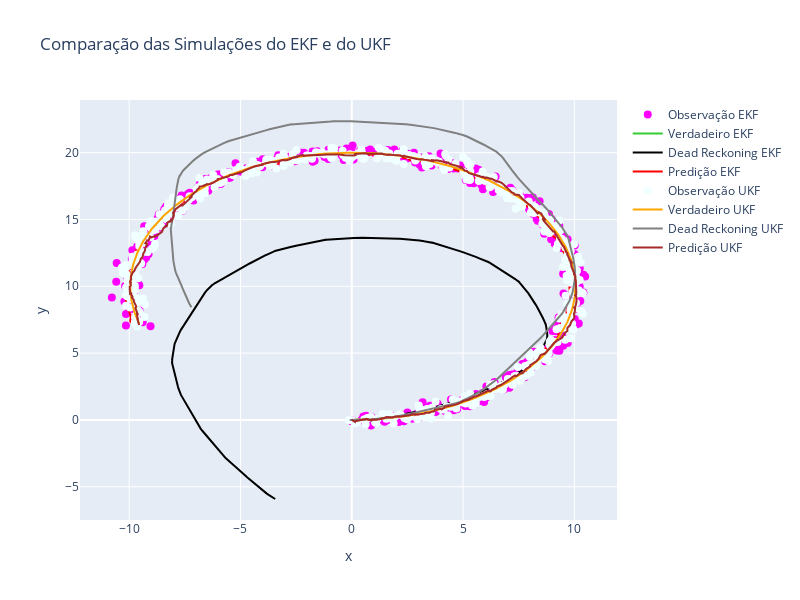

Write notebook code for a chart like this one.
### Markdown cell above
<p style="font-family:Avantgarde; font-size:1.5em;"> 8. Análise do Erro </p>

### Code cell
fig = go.Figure()

# EKF
trace_observation_ekf = go.Scatter(x=hz_ekf[:, 0], y=hz_ekf[:, 1], mode='markers', name='Observação EKF', marker=dict(color='magenta', size=8))
trace_true_ekf = go.Scatter(x=hxtrue_ekf[0, :].flatten(), y=hxtrue_ekf[1, :].flatten(), mode='lines', name='Verdadeiro EKF', line=dict(color='limegreen'))
trace_dead_reckoning_ekf = go.Scatter(x=hxdr_ekf[0, :].flatten(), y=hxdr_ekf[1, :].flatten(), mode='lines', name='Dead Reckoning EKF', line=dict(color='black'))
trace_ekf_prediction_ekf = go.Scatter(x=hxpred_ekf[0, :].flatten(), y=hxpred_ekf[1, :].flatten(), mode='lines', name='Predição EKF', line=dict(color='red'))

fig.add_trace(trace_observation_ekf)
fig.add_trace(trace_true_ekf)
fig.add_trace(trace_dead_reckoning_ekf)
fig.add_trace(trace_ekf_prediction_ekf)

# UKF
trace_observation_ukf = go.Scatter(x=hz_ukf[0, :], y=hz_ukf[1, :], mode='markers', name='Observação UKF', marker=dict(color='azure', size=8))
trace_true_ukf = go.Scatter(x=hxTrue_ukf[0, :].flatten(), y=hxTrue_ukf[1, :].flatten(), mode='lines', name='Verdadeiro UKF', line=dict(color='orange'))
trace_dead_reckoning_ukf = go.Scatter(x=hxDR_ukf[0, :].flatten(), y=hxDR_ukf[1, :].flatten(), mode='lines', name='Dead Reckoning UKF', line=dict(color='grey'))
trace_ukf_prediction_ukf = go.Scatter(x=hxEst_ukf[0, :].flatten(), y=hxEst_ukf[1, :].flatten(), mode='lines', name='Predição UKF', line=dict(color='brown'))

fig.add_trace(trace_observation_ukf)
fig.add_trace(trace_true_ukf)
fig.add_trace(trace_dead_reckoning_ukf)
fig.add_trace(trace_ukf_prediction_ukf)

fig.update_layout(
    height=600,
    width=800,
    title_text='Comparação das Simulações do EKF e do UKF',
    xaxis_title='x',
    yaxis_title='y',
)

fig.show()

### Figure 1 — Plotly figure (JSON) as saved in the notebook; plotly's stock layout.template omitted (floating-point values rounded to 4 significant figures; data arrays with more than 128 entries replaced by an {"elided": "..."} marker saying what was removed)
{"data": [{"marker": {"color": "magenta", "size": 8}, "mode": "markers", "name": "Observação EKF", "type": "scatter", "x": {"elided": "501 float values"}, "y": {"elided": "501 float values"}}, {"line": {"color": "limegreen"}, "mode": "lines", "name": "Verdadeiro EKF", "type": "scatter", "x": {"elided": "501 float values"}, "y": {"elided": "501 float values"}}, {"line": {"color": "black"}, "mode": "lines", "name": "Dead Reckoning EKF", "type": "scatter", "x": {"elided": "501 float values"}, "y": {"elided": "501 float values"}}, {"line": {"color": "red"}, "mode": "lines", "name": "Predição EKF", "type": "scatter", "x": {"elided": "501 float values"}, "y": {"elided": "501 float values"}}, {"marker": {"color": "azure", "size": 8}, "mode": "markers", "name": "Observação UKF", "type": "scatter", "x": {"elided": "501 float values"}, "y": {"elided": "501 float values"}}, {"line": {"color": "orange"}, "mode": "lines", "name": "Verdadeiro UKF", "type": "scatter", "x": {"elided": "501 float values"}, "y": {"elided": "501 float values"}}, {"line": {"color": "grey"}, "mode": "lines", "name": "Dead Reckoning UKF", "type": "scatter", "x": {"elided": "501 float values"}, "y": {"elided": "501 float values"}}, {"line": {"color": "brown"}, "mode": "lines", "name": "Predição UKF", "type": "scatter", "x": {"elided": "501 float values"}, "y": {"elided": "501 float values"}}], "layout": {"height": 600, "title": {"text": "Comparação das Simulações do EKF e do UKF"}, "width": 800, "xaxis": {"title": {"text": "x"}}, "yaxis": {"title": {"text": "y"}}}}
